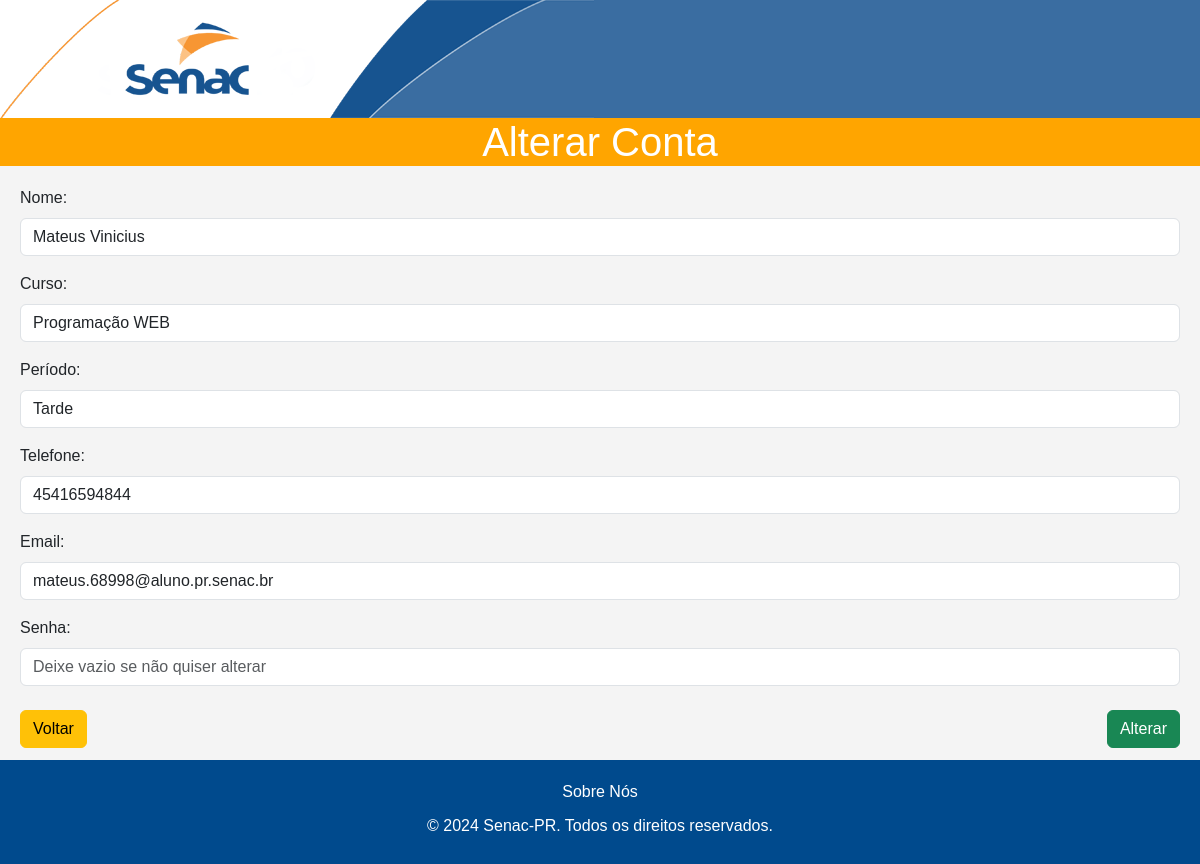
The app's page /teste_mateus/alterar_conta_cliente.php (signed in) with its own data.
### tables this page shows
CREATE TABLE IF NOT EXISTS `clientes` (
  `id_clientes` int(11) NOT NULL AUTO_INCREMENT,
  `nome` varchar(200) NOT NULL,
  `curso` varchar(100) NOT NULL,
  `periodo` varchar(10) NOT NULL,
  `telefone` varchar(20) NOT NULL,
  `email` varchar(300) NOT NULL,
  `senha` varchar(300) NOT NULL,
  PRIMARY KEY (`id_clientes`)
);

### teste_mateus/alterar_conta_cliente.php (the view, shortened to what this page needs)
<?php
include("conexao.php");
if (isset($_SESSION["id_cliente"])) {
    $stmt = $mysqli->prepare("SELECT * FROM clientes WHERE id_clientes = ?");
    $stmt->bind_param("i", $_SESSION['id_cliente']);
    $stmt->execute();
    $result = $stmt->get_result();
    $consultar = $result->fetch_assoc();
} else {
    die("Não tem um id selecionado. Página não permitida");
}
?>
<!DOCTYPE html>
<html lang="pt-br">
<head>
    <link href="https://cdn.jsdelivr.net/npm/bootstrap@5.3.3/dist/css/bootstrap.min.css" rel="stylesheet"
>
    <link rel="stylesheet" href="gabriell.css">
</head>
<body>
    <div class="row" style="background-color:#3a6da1;">
        <div class="col-12">
            <a href="/principal/"><img src="img/topo_site_bl1_2018.png" class="img-fluid" alt="Topo do Site"></a>
        </div>
    </div>
    <h1 class="text-center" style="background-color: orange; color: white;">Alterar Conta</h1>
    <div class="container">
        <form action="" method="post">
            <div class="mb-3">
                <label class="form-label" for="nome">Nome:</label>
                <input class="form-control" type="text" name="nome" id="nome"
                    value="<?php echo htmlspecialchars($consultar['nome']); ?>">
            </div>
            <div class="mb-3">
                <label class="form-label" for="curso">Curso:</label>
                <input class="form-control" type="text" name="curso" id="curso"
                    value="<?php echo htmlspecialchars($consultar['curso']); ?>">
            </div>
            <div class="mb-3">
                <label class="form-label" for="periodo">Período:</label>
                <input class="form-control" type="text" name="periodo" id="periodo"
                    value="<?php echo htmlspecialchars($consultar['periodo']); ?>">
            </div>
            <div class="mb-3">
                <label class="form-label" for="telefone">Telefone:</label>
                <input class="form-control" type="text" name="telefone" id="telefone"
                    value="<?php echo htmlspecialchars($consultar['telefone']); ?>">
            </div>
            <div class="mb-3">
                <label class="form-label" for="email">Email:</label>
                <input class="form-control" type="email" name="email" id="email"
                    value="<?php echo htmlspecialchars($consultar['email']); ?>">
            </div>
            <div class="mb-3">
                <label class="form-label" for="senha">Senha:</label>
                <input placeholder="Deixe vazio se não quiser alterar" class="form-control" type="password" name="senha"
                    id="senha" value="">
            </div>
            <div class="d-flex justify-content-between mt-4">
                <a href="area_cliente.php" class="btn btn-warning">Voltar</a>
                <input class="btn btn-success" type="submit" value="Alterar">
            </div>
        </form>
    </div>
    <br><br><br><br>
    <footer class="text-center mt-4 d-none d-md-block">
        <div class="footer-links">
            <a href="#sobre">Sobre Nós</a>
        </div>
        <p>&copy; 2024 Senac-PR. Todos os direitos reservados.</p>
    </footer>
</body>
</html>

### teste_mateus/gabriell.css (style rules this page uses)
body { font-family: Arial, sans-serif; margin: 0; padding: 0; }
footer { background-color: #333; color: #fff; text-align: center; padding: 20px; position: relative; bottom: 0; width: 100%; }
footer a { color: #fff; text-decoration: none; }
.footer-links { margin: 10px 0; }
.footer-links a { margin: 0 10px; }
body { font-family: Arial, sans-serif; margin: 0; padding: 0; background-color: #f4f4f4; }
.container { max-width: 1200px; margin: 0 auto; padding: 20px; }
h1 { margin: 0; }
footer { background-color: #004A8D; color: #fff; text-align: center; padding: 10px 0; position: fixed; bottom: 0; width: 100%; }
footer { background-color: #004a8d; color: #fff; text-align: center; padding: 10px 0; bottom: 0; width: 100%; }

### records on screen
clientes: nome "Mateus Vinicius", curso "Programação WEB", periodo "Tarde", telefone "45416594844", email "mateus.68998@aluno.pr.senac.br"
